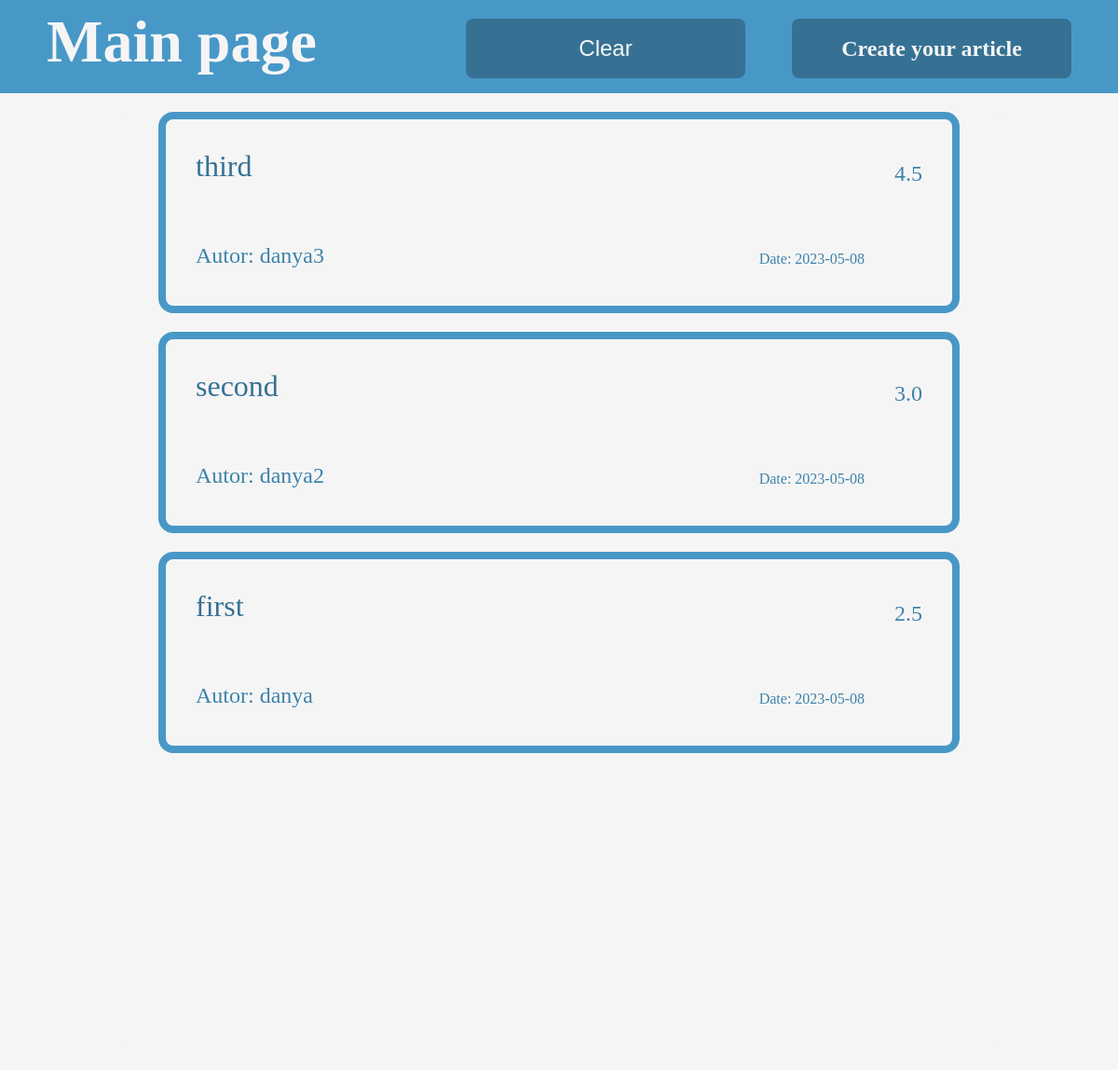
The page / on the database its author committed.
### app.py (models this page shows, shortened)
class Article(db.Model):
    id = db.Column(db.Integer, primary_key=True)
    autor = db.Column(db.String(30), nullable=False)
    name = db.Column(db.String(30), nullable=False)
    text = db.Column(db.String(500), nullable=False)
    date = db.Column(db.DateTime, default=datetime.utcnow)
    points = db.Column(db.Double, nullable=False)

### app.py (the view)
@app.route('/', methods=['POST', 'GET'])
def mainPage():
    if request.method == "POST":
        comments = Comment.query.all()
        articles = Article.query.all()
        for com in comments:
            db.session.delete(com)
        for art in articles:
            db.session.delete(art)
        db.session.commit()
        return redirect('/')
    else:
        articles = Article.query.order_by(Article.date.desc()).all()
        if articles is not None:
            return render_template('mainPage.html', articles=articles)
        else:
            return render_template('mainPage.html')

### templates/mainPage.html (shortened to what this page needs)
<!doctype html>
<html lang="en">
<head>
    <link rel="stylesheet" href="/static/css/index.css">
</head>
<body>
    <header>
        <div>
            <h1>Main page</h1>
        </div>
        <div class="create_box_right">
            <a href="/createArticle" class="create_link">Create your article</a>
        </div>
        <form method="post" class="clearButton">
            <input type="submit" value="Clear" class="clearText" readonly><br>
        </form>
    </header>
    <main class="main_container">
        {% for el in articles %}
        <div class="article">
            <a href="/articlePage/{{ el.id }}" class="name">{{ el.name }}</a>
            <p class="score">{{ el.points }}</p>
            <p class="autor"> Autor: {{ el.autor }}</p>
            <p class="date">Date: {{ el.date.date() }}</p>
        </div>
        {% endfor %}
    </main>
</body>
</html>

### static/css/index.css (style rules this page uses)
header { background-color: rgb(72, 152, 199); height: 100px; margin-top: 0; margin-bottom: 20px; }
body { box-sizing: border-box; font-family: Tahoma, serif; background-color: whitesmoke; margin: 0; }
p { color:rgb(54, 113, 148); }
a { color: grey; }
h1 { position: absolute; font-size: 64px; margin-top: 0; margin-bottom: 0; margin-left: 50px; font-weight: bold; padding-top: 8px; color: whitesmoke; }
.article { position: relative; margin-bottom: 20px; margin-right: 50px; margin-left: 50px; height: 200px; background-color: whitesmoke; border: 8px; border-radius: 16px; border-style:solid; border-color:rgb(72, 152, 199); }
.main_container { position: relative; display: inline-flexbox; margin-left: 10%; margin-right: 10%; margin-bottom: 50px; background-color: whitesmoke; border: 16px; border-radius: 16px; min-height: 950px; padding-bottom: 50px; }
.name { text-align: left; margin-left: 32px; margin-top: 0; margin-bottom: 32px; top: 32px; position: relative; display: flex; font-size: 32px; text-decoration: none; color:rgb(54, 113, 148); }
.score { text-align: left; float: right; margin-right: 32px; margin-top: -24px; position: relative; display: flex; font-size: 24px; color:rgb(62, 131, 170); }
.autor { left: 32px; margin-top: 64px; position: relative; display: flex; float: left; font-size: 24px; color:rgb(62, 131, 170); }
.date { text-align: right; float: right; margin-right: 32px; margin-top: 72px; margin-bottom: 0; position: relative; display: flex; font-size: 16px; color:rgb(62, 131, 170); }
.create_link { position: relative; font-size: 24px; font-weight: bold; display: flex; margin-right: 50px; text-decoration: none; width: 300px; height: 64px; background-color:rgb(54, 113, 148); border: 16px; border-radius: 8px; align-items: center; justify-content: center; display: flex; flex-wrap: wrap; color: whitesmoke; }
.create_box_right { float: right; margin-top: 20px; }
.clearButton { position: relative; float: right; display: flex; margin-right: 50px; margin-top: 20px; }
.clearText { font-size: 24px; color: whitesmoke; align-items: center; justify-content: center; display: flex; flex-wrap: wrap; width: 300px; height: 64px; background-color:rgb(54, 113, 148); border: 16px; border-radius: 8px; }

### rows shown on the page
Article: name "third", points "4.5", autor "danya3", date "2023-05-08"
Article: name "second", points "3.0", autor "danya2", date "2023-05-08"
Article: name "first", points "2.5", autor "danya", date "2023-05-08"
